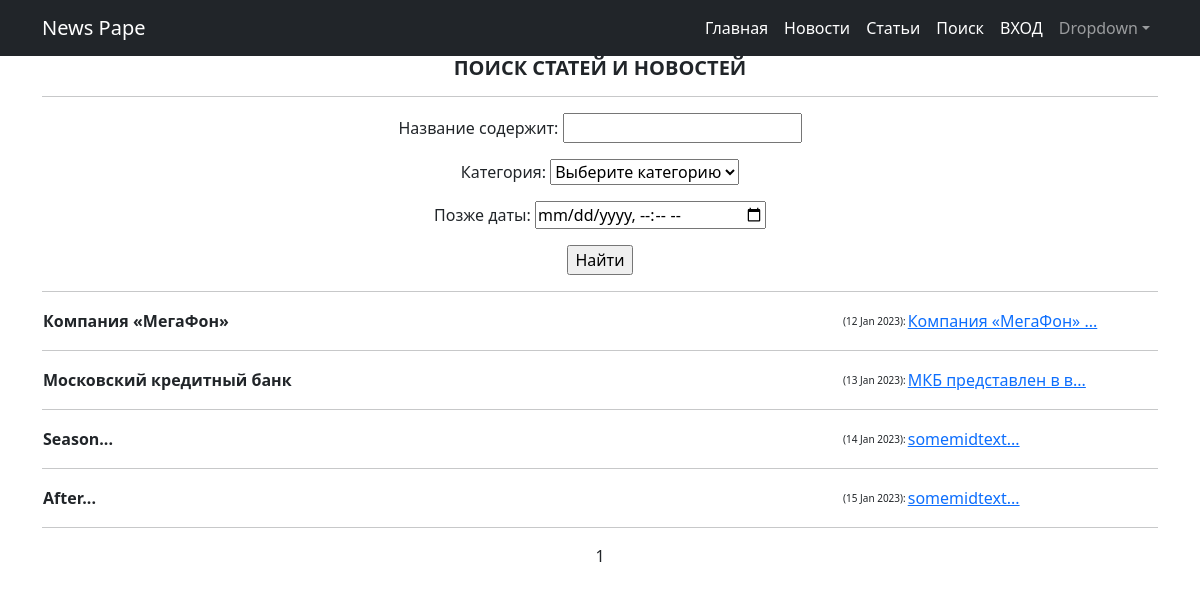
The app's page /search/, older data.
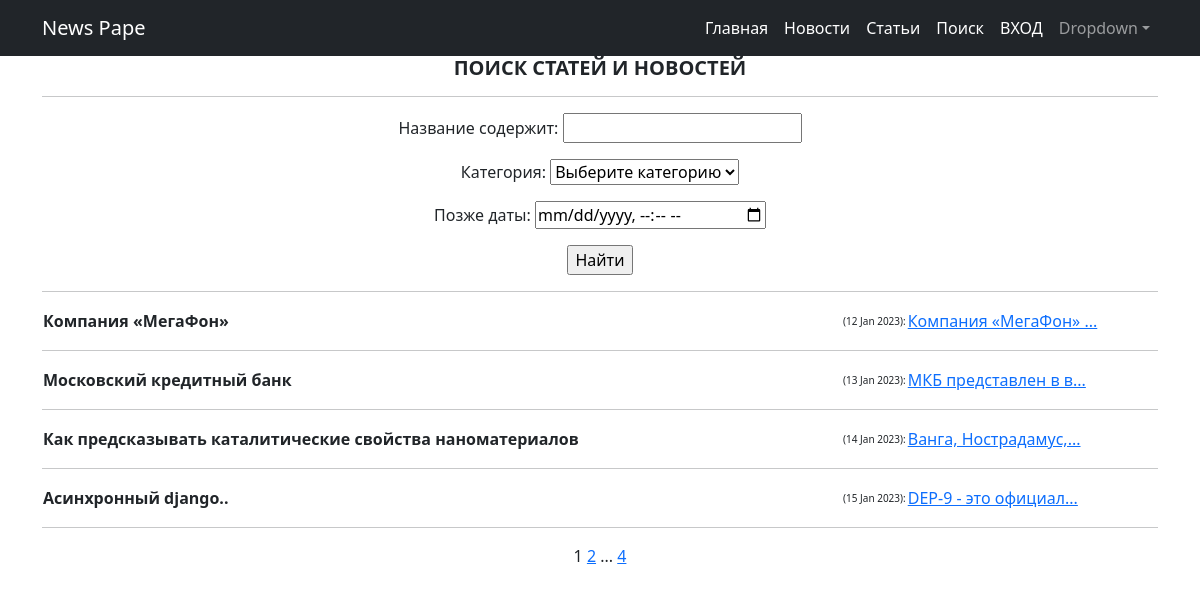
The same page, newer data.
### news/models.py (models this page shows, shortened)
class Post(models.Model):
    author = models.ForeignKey(Author, on_delete=models.CASCADE)
    NEWS = 'nw'
    ARTICLE = 'ar'
    CATEGORY_CHOICES = ((NEWS, 'Новость'), (ARTICLE, 'Статья'))
    categoryType = models.CharField(max_length=2, choices=CATEGORY_CHOICES, default=NEWS)
    dateCreation = models.DateTimeField(auto_now_add=True)
    postCategory = models.ManyToManyField(Category, through='PostCategory')
    title = models.CharField(max_length=128)
    text = models.TextField()
    rating = models.SmallIntegerField(default=0)
    def preview(self):
        return '{}...'.format(self.text[0:19])

### news/views.py (the view)
# urls.py: path('search/', SeeArhive.as_view()),
class SeeArhive(ListView):
    model = Post
    context_object_name = 'SeeArhive'
    template_name = 'news/search.html'
    paginate_by = 4
    def get_queryset(self):
        queryset = super().get_queryset()
        self.filterset = SeArch(self.request.GET, queryset)
        return self.filterset.qs
    def get_context_data(self, **kwargs):
        context = super().get_context_data(**kwargs)
        context['filterset'] = self.filterset
        return context

### news/models.py (called while the page is built)
    def __str__(self):
        return '{}'.format(self.name)

### news/templatetags/custom_tags.py (called while the page is built)
@register.simple_tag(takes_context=True)
def url_replace(context, **kwargs):
   d = context['request'].GET.copy()
   for k, v in kwargs.items():
       d[k] = v
   return d.urlencode()

### news/templates/news/search.html (shortened to what this page needs)
{% extends 'flatpages/default.html' %}
{% load custom_tags %}
{% block content %}
<h5><strong>ПОИСК СТАТЕЙ И НОВОСТЕЙ</strong></h5>
<hr>
   <form action="" method="get">
       {{ filterset.form.as_p }}
       <input type="submit" value="Найти" />
   </form>
<hr>
{% for post in SeeArhive %}
<table>
     <tr>
     <td width="800"  align="left" style="font-size:16px"><strong>{{ post.title }}</strong></td>
     <td style="font-size:10px">({{ post.dateCreation|date:'d M Y' }}):</td>
     <td><a href="{{ post.pk }}">{{ post.preview }}</a></td>
     </tr>
</table>
<hr>
{% endfor %}
   {{ page_obj.number }}
   {% if page_obj.has_next %}
       <a href="?{% url_replace page=page_obj.next_page_number %}">{{ page_obj.next_page_number }}</a>
       {% if paginator.num_pages != page_obj.next_page_number %}
           ...
           <a href="?{% url_replace page=page_obj.paginator.num_pages %}">{{ page_obj.paginator.num_pages }}</a>
       {% endif %}
   {% endif %}
{% endblock content %}

Row changes from the older to the newer data that the page shows:
changed Post: title "Season..." → "Как предсказывать каталитические свойства наноматериалов"; preview "somemidtext..." → "Ванга, Нострадамус,..."
changed Post: title "After..." → "Асинхронный django.."; preview "somemidtext..." → "DEP-9 - это официал..."
Text that changed along with them:
{{ page_obj.next_page_number }}: (not shown) → "2"
{{ page_obj.paginator.num_pages }}: (not shown) → "4"
